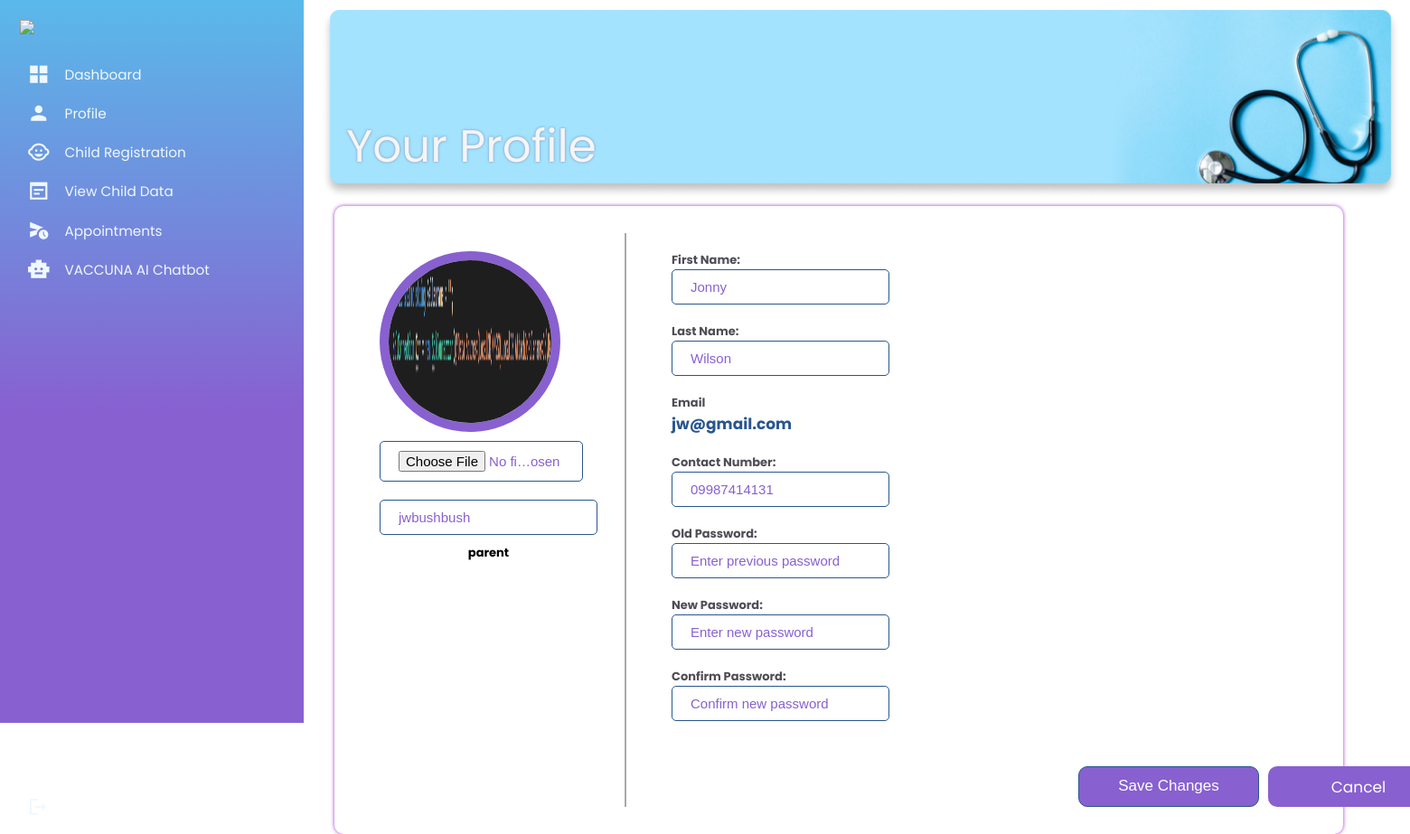
Page /Parent/Update-Profile.php (signed in) on the committed database.
### tables this page shows
CREATE TABLE `usertable` (
  `userid` int(11) NOT NULL,
  `firstname` varchar(60) NOT NULL,
  `lastname` varchar(60) NOT NULL,
  `user_email` varchar(60) NOT NULL,
  `username` varchar(60) NOT NULL,
  `phonenumber` varchar(60) NOT NULL,
  `token_verified` varchar(100) NOT NULL,
  `status_verified` tinyint(2) NOT NULL DEFAULT 0 COMMENT '0- not verified 1-verified',
  `password` varchar(60) NOT NULL,
  `image` longblob NOT NULL,
  `usertype` varchar(6) NOT NULL,
  `datecreated` timestamp NOT NULL DEFAULT current_timestamp(),
  `is_notified` int(11) DEFAULT 0 COMMENT '0 - not notified\r\n1 - notified',
  `code` mediumint(50) NOT NULL,
  `status` varchar(12) NOT NULL
);

### Parent/Update-Profile.php (the view, shortened to what this page needs)
<?php
include('../templates/Header.php');
?>
<!DOCTYPE html>
<html>
<link rel="stylesheet" href="./css/style2.css">
<body>
    <div class="container">
        <div class="column1">
          <?php include('../templates/Parent-Dash.php'); ?>
        </div>
        <div class="column">
            <div class="dashboard">
                <img src="./images/Profile.png">
            <div class="dashboard-text">
                <h1>Your Profile</h1>
            </div>
            </div>
             <div class="content">
                <div class="profile-pic">
                <form action="" method="post" enctype="multipart/form-data">
                <?php
                    $select = mysqli_query($conn, "SELECT * FROM `usertable` WHERE userid = '$user_id'") or die('query failed');
                     if(mysqli_num_rows($select) > 0){
                    $fetch = mysqli_fetch_assoc($select);
                    }
                      if($fetch['image'] == ''){
                         echo '<img src="assets/images/default-avatar.png">';
                      }else{
                     echo '<img src="../uploaded_img/'.$fetch['image'].'" alt="Profile Avatar" class="profilepic">';
                     }
                     ?>
                <input type="file" name="update_image" accept="image/jpg, image/jpeg, image/png" class="box1">
                 <input type="text" name="update_username" value="<?php echo $fetch['username']; ?>" class="box">
                  <h4><?php echo $fetch['usertype']; ?></h4>
                </div>
                <div class="profile-details">
                <h4>First Name:</h4>
                <input type="text"name="update_firstname" value="<?php echo $fetch['firstname']; ?>" class="box">
                <h4>Last Name:</h4>
                <input type="text" name="update_lastname" value="<?php echo $fetch['lastname']; ?>" class="box">
                <h4>Email</h4>
                <h3><?php echo $fetch['user_email']; ?></h3>
                <h4>Contact Number:</h4>
                <input type="text" name="update_phonenumber" value="<?php echo $fetch['phonenumber']; ?>" class="box">
                <h4>Old Password:</h4>
                <input type="password" name="update_pass" placeholder="Enter previous password" class="box">
                <h4>New Password:</h4>
                <input type="password" name="new_pass" placeholder="Enter new password" class="box">
                <h4>Confirm Password:</h4>
                <input type="password" name="confirm_pass" placeholder="Confirm new password" class="box">
                <div class="btnb">
                <input href="Update-Profile.php" type="submit" name="update_profile" style=" padding: 10px 10px 10px 10px;
                                                         width: 200px;
                                                         height: 45px;
                                                         background: #8860D0;
                                                         border-radius: 10px;
                                                         font-size: 17px;
                                                         color: white;
                                                         cursor: pointer;
                                                         text-align: center;
                                                         margin-right: 10px;" value="Save Changes" >
                <a href="Profile-Page.php" class="btn-b">Cancel</a>
                </div>
                </div>
             </div>
        </div>
    </div>
</body>
</html>

### Parent/css/style2.css (style rules this page uses)
.column { position: absolute; left: 270px; right: 50px; }
.column1 { position: fixed; height: 100%; }
.dashboard { position: relative; }
.dashboard img { padding: 8px 85px; width: 1500px; flex-shrink: 0; }
.dashboard-text { position: absolute; top: 100px; padding: 25px 113px; }
.dashboard-text h1 { color: whitesmoke; text-shadow: 0px 0px 3px rgba(101, 53, 113, 0.5); font-family: 'Poppins', sans-serif; font-size: 50px; font-style: normal; font-weight: 400; line-height: normal; }
.content { display: flex; background-color: #ffffff; margin: 0 0px 0 100px; width: 90%; max-width: 1500px; min-height: 500px; flex-shrink: 0; border-radius: 10px; box-shadow: 0 0 4px rgba(142, 5, 196, 0.849); padding: 30px; box-sizing: border-box; }
.profile-pic { padding: 20px 30px 0 20px; margin: 0 30px 0 0px; max-width: 350px; min-height: 400px; border-right: 2px solid #a9a8ab; }
.profile-pic img { border-radius: 100px; border: 10px solid #8860D0; width: 200px; height: 200px; }
.profile-pic h4 { text-align: center; }
.profile-details { margin-left: 20px; max-width: 1000px; min-height: 400px; }
.profile-details h4 { margin-top: 20px; color: #504d56; }
.profile-details h3 { color: #2a568f; font-size: 17px; }
.btnb { margin-left: 450px ; margin-top: 50px; display: flex; text-align: center; }
.btn-b { padding: 10px 10px 10px 10px; width: 200px; height: 45px; background: #8860D0; border-radius: 10px; font-size: 17px; color: white; cursor: pointer; text-align: center; margin-right: 10px; }
.profile-details input { background: transparent; border: none; outline: none; border: 1px solid #2a568f; border-radius: 5px; font-size: 15px; color: #8860D0; padding: 10px 20px; transition: color 0.3s, border-color 0.3s; }
.profile-details input::placeholder { color: #8860D0; }
.profile-pic input { margin-top: 10px; margin-bottom: 10px; background: transparent; border: none; outline: none; border: 1px solid #2a568f; border-radius: 5px; font-size: 15px; color: #8860D0; padding: 10px 20px; transition: color 0.3s, border-color 0.3s; }
.profile-pic input::placeholder { color: #8860D0; }
.box1 { font-size: 5px; width: 225px; }
@media screen and (max-width: 2560px) { .dashboard img { width: 110%; } }

### assets/css/style1.css (style rules this page uses)
* { margin: 0; padding: 0; outline: 0; border: 0; text-decoration: none; list-style: none; box-sizing: border-box; }
body { display: grid; height: 100%; font-family: Poppins, sans-serif; font-size: 13px; background: white; background-size: cover; background-repeat: no-repeat; background-position: center center; user-select: none; overflow-x: hidden; }
img { display: block; width: 100%; }

### rows in the picture
usertable: image (picture), update_username "jwbushbush", usertype "parent", update_firstname "Jonny", update_lastname "Wilson", user_email "jw@gmail.com", update_phonenumber "09987414131"
